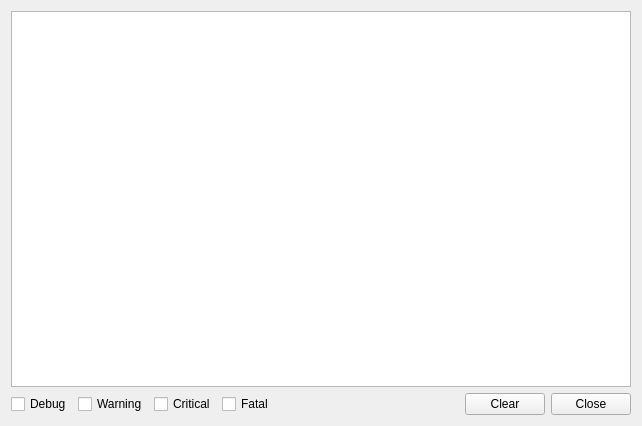
<?xml version="1.0" encoding="UTF-8"?>
<ui version="4.0">
 <comment>This file is part of the xTuple ERP: PostBooks Edition, a free and
open source Enterprise Resource Planning software suite,
Copyright (c) 1999-2019 by OpenMFG LLC, d/b/a xTuple.
It is licensed to you under the Common Public Attribution License
version 1.0, the full text of which (including xTuple-specific Exhibits)
is available at www.xtuple.com/CPAL.  By using this software, you agree
to be bound by its terms.</comment>
 <class>errorLog</class>
 <widget class="QWidget" name="errorLog">
  <property name="geometry">
   <rect>
    <x>0</x>
    <y>0</y>
    <width>642</width>
    <height>426</height>
   </rect>
  </property>
  <property name="windowTitle">
   <string>Database Log</string>
  </property>
  <layout class="QVBoxLayout" name="verticalLayout">
   <item>
    <widget class="QTextEdit" name="_errorLog">
     <property name="undoRedoEnabled">
      <bool>false</bool>
     </property>
     <property name="readOnly">
      <bool>true</bool>
     </property>
    </widget>
   </item>
   <item>
    <layout class="QHBoxLayout" name="horizontalLayout">
     <item>
      <widget class="QCheckBox" name="_debug">
       <property name="text">
        <string>Debug</string>
       </property>
      </widget>
     </item>
     <item>
      <widget class="QCheckBox" name="_warning">
       <property name="text">
        <string>Warning</string>
       </property>
      </widget>
     </item>
     <item>
      <widget class="QCheckBox" name="_critical">
       <property name="text">
        <string>Critical</string>
       </property>
      </widget>
     </item>
     <item>
      <widget class="QCheckBox" name="_fatal">
       <property name="text">
        <string>Fatal</string>
       </property>
      </widget>
     </item>
     <item>
      <spacer name="horizontalSpacer">
       <property name="orientation">
        <enum>Qt::Horizontal</enum>
       </property>
       <property name="sizeHint" stdset="0">
        <size>
         <width>40</width>
         <height>20</height>
        </size>
       </property>
      </spacer>
     </item>
     <item>
      <widget class="QPushButton" name="_clear">
       <property name="text">
        <string>Clear</string>
       </property>
      </widget>
     </item>
     <item>
      <widget class="QPushButton" name="_close">
       <property name="text">
        <string>Close</string>
       </property>
      </widget>
     </item>
    </layout>
   </item>
  </layout>
 </widget>
 <resources/>
 <connections>
  <connection>
   <sender>_close</sender>
   <signal>clicked()</signal>
   <receiver>errorLog</receiver>
   <slot>close()</slot>
   <hints>
    <hint type="sourcelabel">
     <x>591</x>
     <y>397</y>
    </hint>
    <hint type="destinationlabel">
     <x>320</x>
     <y>212</y>
    </hint>
   </hints>
  </connection>
 </connections>
</ui>
